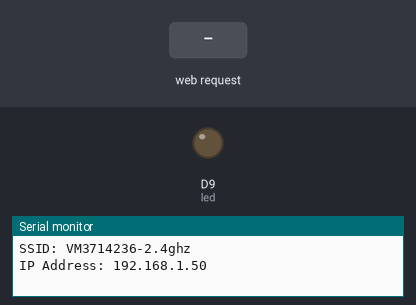
The sketch below on a simulated Arduino MKR. Shown: output pins drawn as LEDs (lit = HIGH), the last lines printed to the serial monitor. The inputs (shaded band) are chosen by the test bench. WiFi joins after 1.5 s; servers stay silent unless stated.

Above: at 12.7 s.
12.8 s: HTTP request GET /Czetacrppb6c received
At 13.5 s:
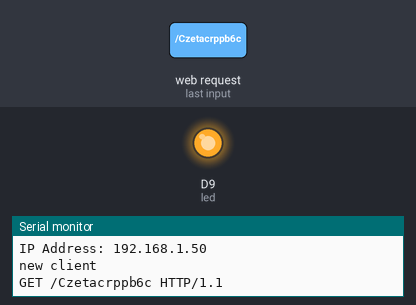
Timing chart, 0 to 15.8 s (numbered marks = the images above; inputs shaded):
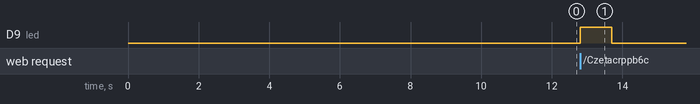

Measured:
- after the input at 12.8 s, D9 (led): LOW → HIGH at once, → LOW 0.90 s later

The sketch:

ArdRunner.ino
```cpp
#include <SPI.h>
#include <WiFiNINA.h>

#define led 9

char ssid[] = "VM3714236-2.4ghz";
char pass[] = "Czetacrppb6c";
int keyIndex = 0;

int status = WL_IDLE_STATUS;
WiFiServer server(80);

String readString;

void setup() {
  pinMode(led, OUTPUT);
  Serial.begin(9600);

  while (status != WL_CONNECTED) {
    Serial.print("Attempting to connect to Network named: ");
    Serial.println(ssid);
    status = WiFi.begin(ssid, pass);
    delay(10000);
  }
  server.begin();

  Serial.print("SSID: ");
  Serial.println(WiFi.SSID());
  IPAddress ip = WiFi.localIP();
  Serial.print("IP Address: ");
  Serial.println(ip);
}

void loop() {
  WiFiClient client = server.available();
  if (client)
  {
    Serial.println("new client");

    while (client.connected())
    {
      if (client.available())
      {
        char c = client.read();
        if (readString.length() < 100)
        {
          readString += c;
          Serial.write(c);

          if (c == '\n') {
            client.println("<a href=\"/?unlock\"\">Unlock</a>");
            delay(1);

            if(readString.indexOf("Czetacrppb6c") > 0)
            {
              digitalWrite(led, HIGH);
              delay(900);
              digitalWrite(led, LOW);
            }
            readString="";

            delay(1);
            client.stop();
            Serial.println("client disonnected");
          }
        }
      }
    }
  }
}
```
